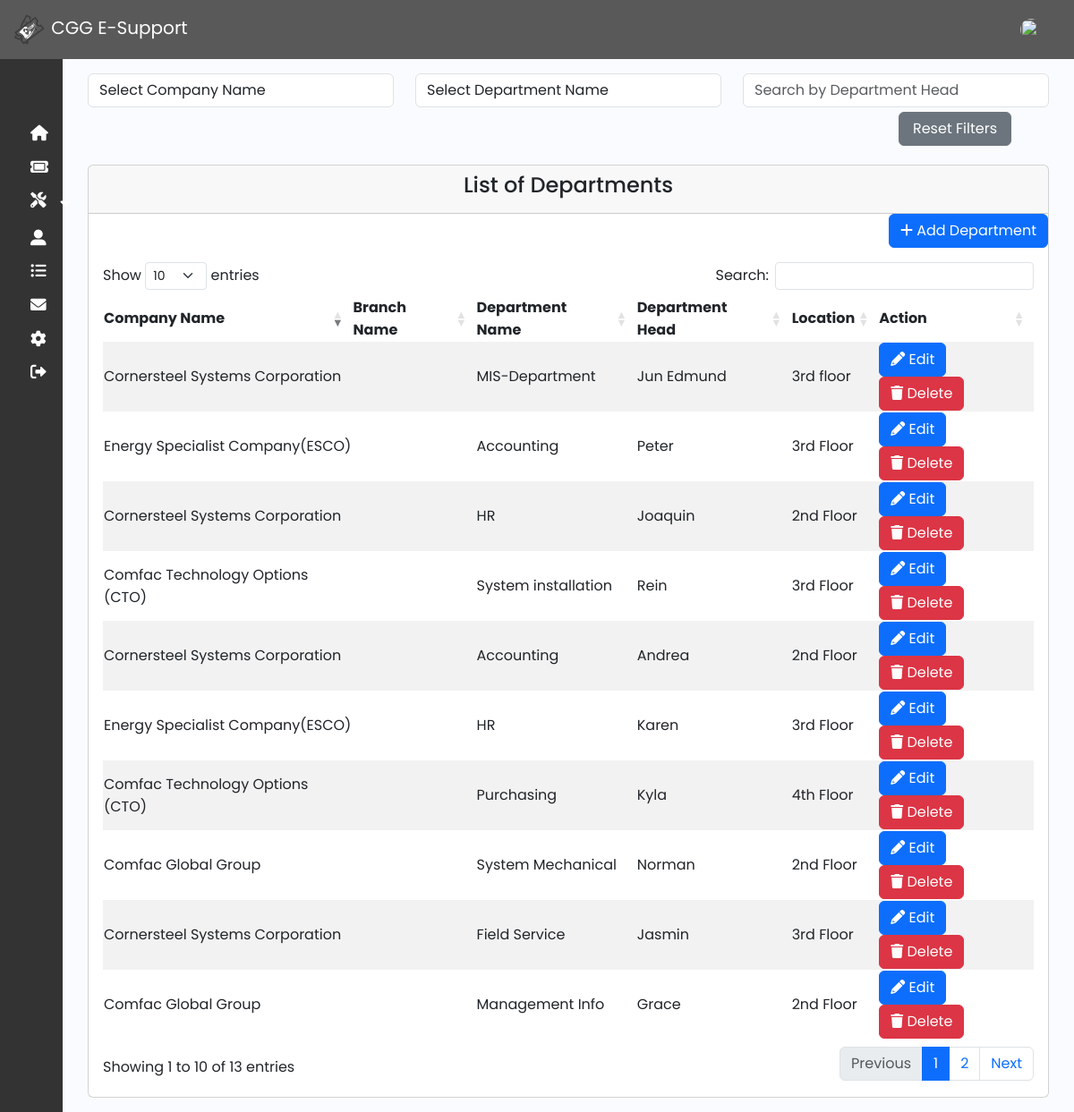
The page /admin/department.php (signed in) on the database as committed earlier.
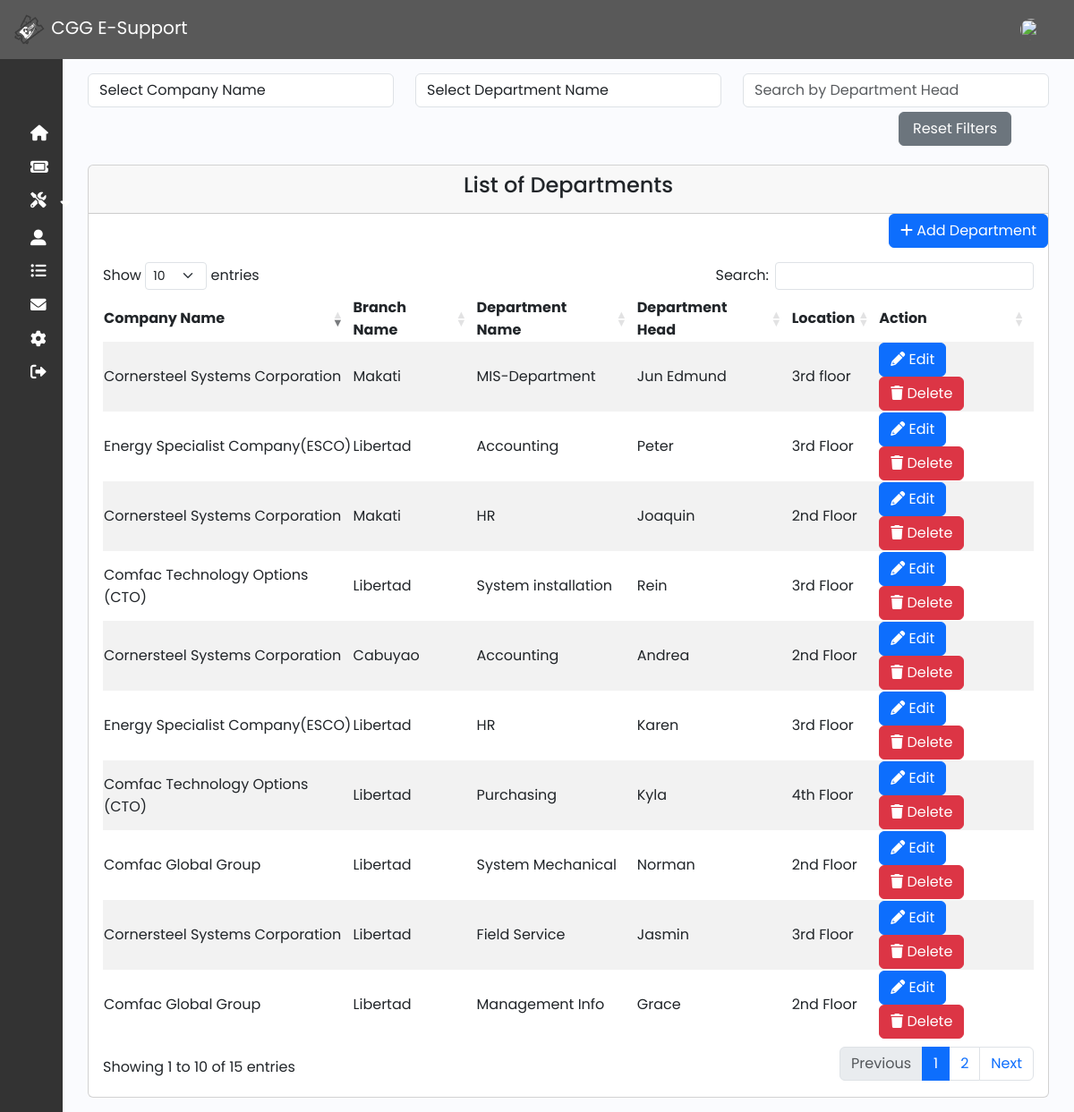
The same page on the database as committed later.
### tables this page shows
CREATE TABLE `department` (
  `id` int(50) NOT NULL,
  `company` varchar(50) NOT NULL,
  `branch` varchar(191) DEFAULT NULL,
  `department_name` varchar(191) NOT NULL,
  `department_head` varchar(191) NOT NULL,
  `location` varchar(191) NOT NULL,
  `created_at` timestamp NOT NULL DEFAULT current_timestamp()
);

### admin/mysql_connect.php (called while the page is built, shortened)
<?php
$username ="root";

### function/myfunction.php (called while the page is built, shortened)
<?php
include('mysql_connect.php');
function getAll($table)
{
    global $con;
    $query = "SELECT * FROM $table";
    return $query_run = mysqli_query($con, $query);
}
?>

### admin/department.php (the view, shortened to what this page needs)
<?php include('../function/myfunction.php');
include 'sidebar_navbar.php';
?>
<!DOCTYPE html>
<html lang="en">
<head>
    <link rel="stylesheet" href="https://cdnjs.cloudflare.com/ajax/libs/twitter-bootstrap/5.3.0/css/bootstrap.min.css">
    <link rel="stylesheet" href="https://cdn.datatables.net/1.13.7/css/dataTables.bootstrap5.min.css">
    <link rel="stylesheet" href="https://cdnjs.cloudflare.com/ajax/libs/font-awesome/6.0.0-beta3/css/all.min.css">
    <link href="https://cdn.lineicons.com/4.0/lineicons.css" rel="stylesheet" />
    <link href="https://cdn.jsdelivr.net/npm/bootstrap@5.3.0-alpha3/dist/css/bootstrap.min.css" rel="stylesheet">
    <link rel="stylesheet" href="css/sidebar.css">
</head>
<body>
    <div class="main p-3">
        <div class="container">
            <div class="row mb-3">
                <div class="col-md-4">
                    <select class="form-control" id="companyNameSearch">
                        <option value="">Select Company Name</option>
                    </select>
                </div>
                <div class="col-md-4">
                    <select class="form-control" id="departmentNameSearch">
                        <option value="">Select Department Name</option>
                        <?php
                        $departments = getAll("department");
                        ?>
                    </select>
                </div>
                <div class="col-md-4">
                    <input type="text" class="form-control" id="departmentHeadSearch" placeholder="Search by Department Head">
                </div>
                <div class="col-md-4">
                    <button type="button" id="resetFilters" class="btn btn-secondary" style="position: absolute; top: 125px; right: 70px;padding-right:15px;padding-left:15px;">Reset Filters</button>
                </div>
                <br> <br>
            </div>
            <div class="row">
                <div class="col-md-12">
                    <div class="card">
                        <div class="card-header">
                            <h4 class="text-center">List of Departments</h4>
                        </div>
                        <div class="text-end">
                            <button class="btn btn-primary" data-bs-toggle="modal" data-bs-target="#addDepartmentModal"><i class="fas fa-plus"></i>&nbsp;Add Department</button>
                        </div>
                        <div class="card-body">
                            <table id="example" class="table-responsive table-striped" style="width:100%">
                                <thead>
                                    <tr>
                                        <th>Company Name</th>
                                        <th>Branch Name</th>
                                        <th>Department Name</th>
                                        <th>Department Head</th>
                                        <th>Location</th>
                                        <th>Action</th>
                                    </tr>
                                </thead>
                                <tbody>
                                    <?php
                                    $department = getAll("department");
                                    if (mysqli_num_rows($department) > 0) {
                                        foreach ($department as $item) {
                                    ?>
                                            <tr>
                                                <td><?= $item['company']; ?></td>
                                                <td><?= $item['branch']; ?></td>
                                                <td><?= $item['department_name']; ?></td>
                                                <td><?= $item['department_head']; ?></td>
                                                <td><?= $item['location']; ?></td>
                                                <td>
                                                    <a href="#" class="btn btn-primary" data-bs-toggle="modal" data-bs-target="#editDepartmentModal<?= $item['id']; ?>"><i class="fas fa-pencil"></i>&nbsp;Edit</a>
                                                    <a href="#" class="btn btn btn-danger" data-bs-toggle="modal" data-bs-target="#deleteDepartmentModal<?= $item['id']; ?>">
                                                        <i class="fas fa-trash"></i>&nbsp;Delete
                                                    </a>
                                                </td>
                                            </tr>
                                    <?php
                                        }
                                    }
                                    ?>
                                </tbody>
                            </table>
                        </div>
                    </div>
                </div>
            </div>
        </div>
    </div>
    </div>
</body>
</html>

### admin/sidebar_navbar.php (shortened to what this page needs)
<head>
</head>
<?php
$user_id = $_SESSION['auth_user']['user_id'];
include('mysql_connect.php');
?>
<nav class="navbar navbar-expand-lg navbar-dark" style="background-color: #595959;">
    <div class="container-fluid">
        <a class="navbar-brand" href="dashboard.php"><img src="img/logooo.png" height="40px" alt="CGG E-Support Logo"> CGG E-Support</a>
        <div class="collapse navbar-collapse" id="navbarSupportedContent">
            <ul class="navbar-nav ms-auto">
                <li class="nav-item">
                    <img src='<?php echo "../Images/" . $user_id . "-" . $username . "/" . $img ?>' alt="User Profile" class="nav-link rounded-circle" style="width: 40px; height: 40px;">
                </li>
                <li class="nav-item">
                    <a class="nav-link" href="admin_profile.php">
                    </a>
                </li>
            </ul>
        </div>
    </div>
</nav>
<div class="wrapper">
    <aside id="sidebar">
        <div class="d-flex">
            <button class="toggle-btn" type="button">
            </button>
        </div>
        <ul class="sidebar-nav">
            <li class="sidebar-item">
                <a href="dashboard.php" class="sidebar-link">
                    <i class="fa-solid fa-home"></i>
                </a>
            </li>
            <li class="sidebar-item">
                <a href="ticket.php" class="sidebar-link">
                    <i class="fa-solid fa-ticket"></i>
                </a>
            </li>
            <li class="sidebar-item">
                <a href="#" class="sidebar-link">
                    <i class="fa-solid fa-tools"></i>
                    <i class="fa fa-sort-down"></i>
                </a>
            </li>
            <li class="sidebar-item">
                <a href="user.php" class="sidebar-link">
                    <i class="fa-solid fa-user-large"></i>
                </a>
            </li>
            <li class="sidebar-item">
                <a href="audit.php" class="sidebar-link">
                    <i class="fa-solid fa-list-ul"></i>
                </a>
            </li>
            <li class="sidebar-item">
                <a href="contact_us.php" class="sidebar-link">
                    <i class="fa-solid fa-envelope"></i>
                </a>
            </li>
            <li class="sidebar-item">
                <a href="admin_profile.php" class="sidebar-link">
                    <i class="fa fa-gear"></i>
                </a>
            </li>
            <div class="sidebar-item">
                <a href="logoutadmin.php" class="sidebar-link">
                    <i class="fa-solid fa-right-from-bracket"></i>
                </a>
            </div>
        </ul>
    </aside>

### admin/css/sidebar.css (style rules this page uses)
a { text-decoration: none; }
li { list-style: none; }
body { font-family: "Poppins", sans-serif; }
.wrapper { display: flex; }
.main { min-height: 100vh; width: 100%; overflow: hidden; transition: all 0.35s ease-in-out; background-color: #fafbfe; }
#sidebar { width: 70px; min-width: 70px; z-index: 1000; transition: all 0.25s ease-in-out; background-color: #333333; display: flex; flex-direction: column; }
.toggle-btn { background-color: transparent; cursor: pointer; border: 0; padding: 1rem 1.5rem; }
.sidebar-nav { padding: 2rem 0; flex: 1 1 auto; }
a.sidebar-link { padding: 0.625rem 1.625rem; color: #fff; display: block; font-size: 0.9rem; white-space: nowrap; border-left: 8px solid transparent; }
.sidebar-link i { font-size: 1.1rem; margin-right: 0.75rem; }
.sidebar-item { position: relative; }
.nav-item, .fa-solid { color: white; }
li { display: inline-block; }

Rows that differ between the two databases and show on the page:
changed department "MIS-Department": branch (not shown) → "Makati"
changed department "Peter": branch (not shown) → "Libertad"
changed department "Joaquin": branch (not shown) → "Makati"
changed department "System installation": branch (not shown) → "Libertad"
changed department "Andrea": branch (not shown) → "Cabuyao"
changed department "Karen": branch (not shown) → "Libertad"
changed department "Purchasing": branch (not shown) → "Libertad"
changed department "System Mechanical": branch (not shown) → "Libertad"
changed department "Field Service": branch (not shown) → "Libertad"
changed department "Management Info": branch (not shown) → "Libertad"
Other text that changed with them:
text written by a page script: "Show entries Search: Showing 1 to 10 of 13 entries Previous 1 2 Next" → "Show entries Search: Showing 1 to 10 of 15 entries Previous 1 2 Next"
